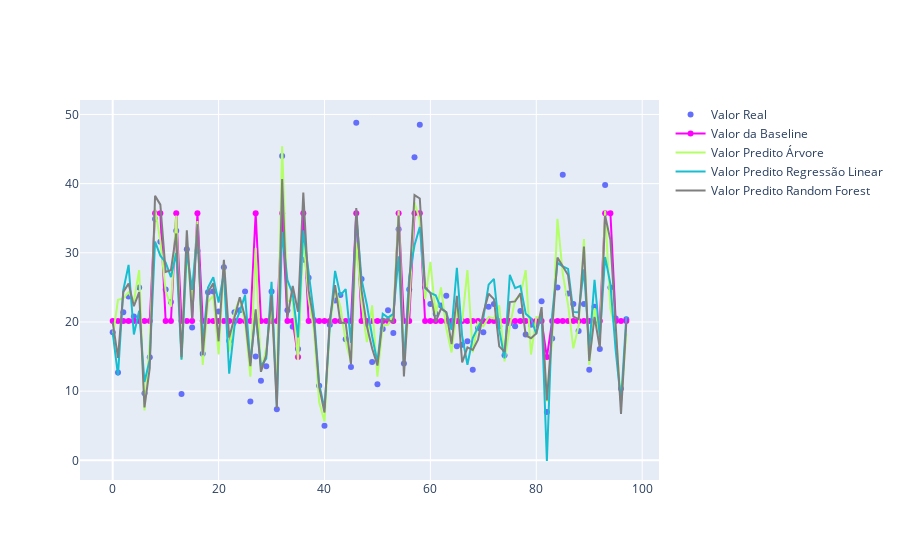

Here is the notebook cell this chart was saved with:
### Code cell
# plota os resultados dos modelos e o valor real.
import plotly.graph_objects as go

# Create traces
fig = go.Figure()

# Linha com os dados de teste
fig.add_trace(go.Scatter(x=df_results.index,
                         y=df_results.valor_real,
                         mode='markers',
                         name='Valor Real'))

# Linha com os dados da baseline
fig.add_trace(go.Scatter(x=df_results.index,
                         y=df_results.valor_predito_baseline,
                         mode='lines+markers',
                         line = dict(color = '#FF00FF'),
                         name='Valor da Baseline'))

# Linha com os dados preditos pela arvore
fig.add_trace(go.Scatter(x=df_results.index,
                         y=df_results.valor_predito_arvore,
                         mode='lines',
                         line = dict(color = '#B2FF66'),
                         name='Valor Predito Árvore'))

# Linha com os dados preditos pela regressão linear
fig.add_trace(go.Scatter(x=df_results.index,
                         y=df_results.valor_predito_reg_linear,
                         mode='lines',
                         line = dict(color = '#17BECF'),
                         name='Valor Predito Regressão Linear'))


# Linha com os dados preditos pela Random Forest
fig.add_trace(go.Scatter(x=df_results.index,
                         y=df_results.valor_predito_random_forest,
                         mode='lines',
                         line = dict(color = '#7F7F7F'),
                         name='Valor Predito Random Forest'))

# Plota a figura
fig.show()
